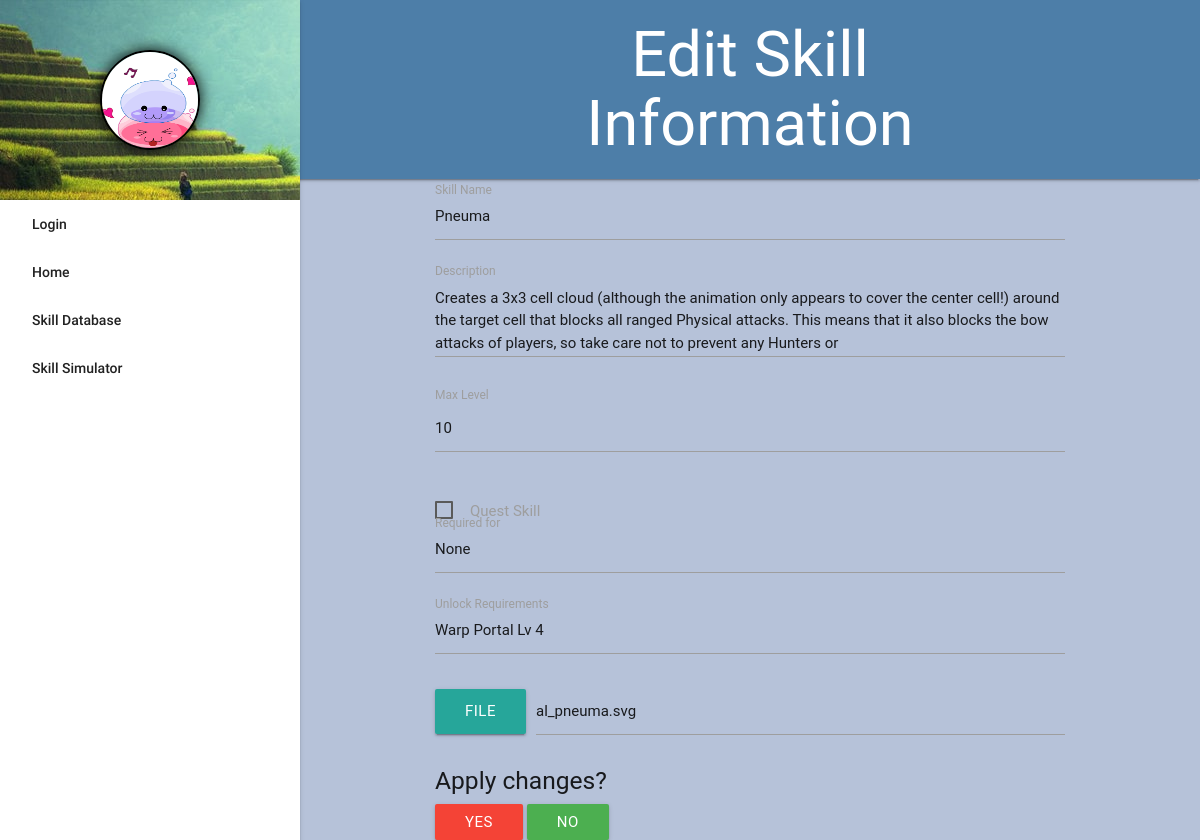
/skill_edit.php?id=38, run on an earlier commit of the app's database.
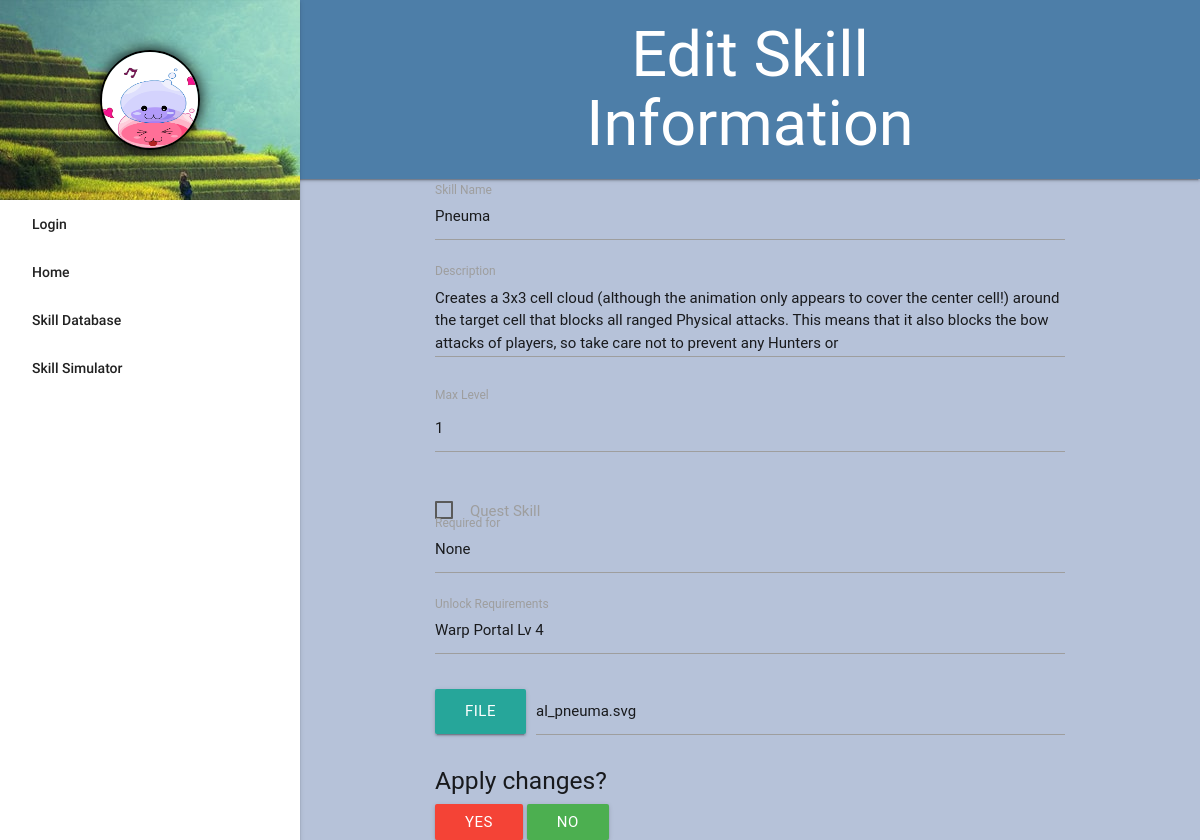
And on a later commit of the database.
### tables this page shows
CREATE TABLE `skills` (
  `id` int(10) NOT NULL,
  `skill_name` varchar(255) NOT NULL,
  `description` varchar(255) NOT NULL,
  `class` varchar(255) NOT NULL,
  `required_for` varchar(255) NOT NULL DEFAULT 'None',
  `max_level` int(10) NOT NULL,
  `icon` varchar(255) NOT NULL,
  `quest_skill` varchar(255) NOT NULL DEFAULT 'No',
  `unlock_requirements` varchar(255) NOT NULL DEFAULT 'None'
);

### skill_edit.php (the view, shortened to what this page needs)
<?php
function header_title(){
	echo 'Edit Skill Information';
};
function display_content(){
	global $conn;
	$id = $_GET['id'];
	$sql = "SELECT * FROM skills WHERE id = '$id'";
	$result = mysqli_query($conn, $sql);
	echo '<div class="container">';
	while($row = mysqli_fetch_assoc($result)){
		extract($row);
		echo '<form method="POST" action="">
			<div class="input-field">
				<input type="text" name="skill_name" id="skill_name" value="'.$skill_name.'">
				<label for="skill_name">Skill Name</label>
			</div>
			<div class="input-field">
				<textarea name="description" id="description" class="materialize-textarea">'.$description.'</textarea>
				<label for="description">Description</label>
			</div>
			<div>
				<label>Max Level</label>
				<input type="number" name="max_level" value="'.$max_level.'" max="10" min="0">
			</div>
			<div class="input-field">';
				echo '<label for="quest_skill">Quest Skill</label>
			</div>
			<div class="input-field">
				<input type="text" name="required_for" id="required_for" value="'.$required_for.'">
				<label for="required_for">Required for</label>
			</div>
			<div class="input-field">
				<input type="text" name="unlock_requirements" id="unlock_requirements" value="'.$unlock_requirements.'">
				<label for="unlock_requirements">Unlock Requirements</label>
			</div>
			<div class="file-field input-field">
				<div class="btn">
					<span>File</span>
					<input type="file">
				</div>
				<div class="file-path-wrapper">
					<input class="file-path validate" name="icon" type="text" value="'.substr($icon,15).'">
				</div>
			</div>
			<h5> Apply changes? </h5>
			<input type="submit" name="editYes" value="Yes" class="btn red">
			<input type="submit" name="editNo" value="No" class="btn green">
		</form>';
	}
};
require_once 'template.php';
?>

What changed in the data, as far as the page shows it:
changed skills "Pneuma": max_level "10" → "1"
